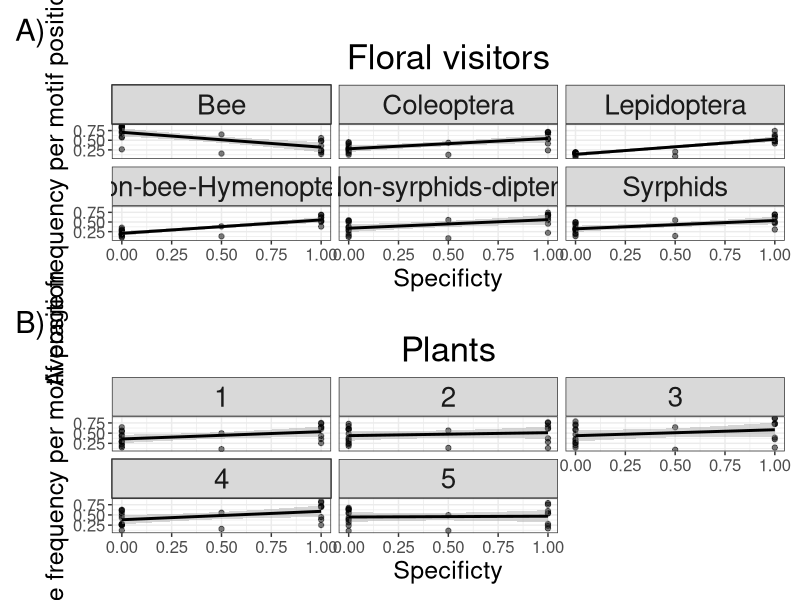

R code for this plot:
## ---- chunk 1

library(ggplot2)
library(patchwork)

pollinator_means_reordered_s_1 <- read.csv("../../Data/Csv/pollinator_means_reordered_s_1.csv")

plant_means_s <- read.csv("../../Data/Csv/plant_means_s.csv")

p1 <- ggplot(pollinator_means_reordered_s_1,aes(x=s,y=mean))+
  geom_point(alpha=0.5, color="black")+
  geom_smooth(method = "lm",color="black")+
  facet_wrap(~Node_FG)+
  labs(x="Specificty",y="Average frequency per motif position") +
  theme_bw() + ggtitle("Floral visitors") +
  theme(plot.title = element_text(hjust = 0.5, size = 25),
        axis.text=element_text(size=12),
        axis.title=element_text(size=18),
        strip.text = element_text(size=20))


p2 <- ggplot(plant_means_s,aes(x=s,y=mean))+
  geom_point(alpha=0.5, color="black")+
  geom_smooth(method = "lm", color="black")+
  facet_wrap(~Node_FG)+
  labs(x="Specificty",y="Average frequency per motif position")+
  theme_bw() + ggtitle("Plants") +
  theme(plot.title = element_text(hjust = 0.5, size = 25),
        axis.text=element_text(size=12),
        axis.title=element_text(size=18),
        strip.text = element_text(size=20))

p1/p2 +  plot_annotation(tag_levels = c('A'),  tag_suffix = ')') &  theme(plot.tag = element_text(size = 22))


